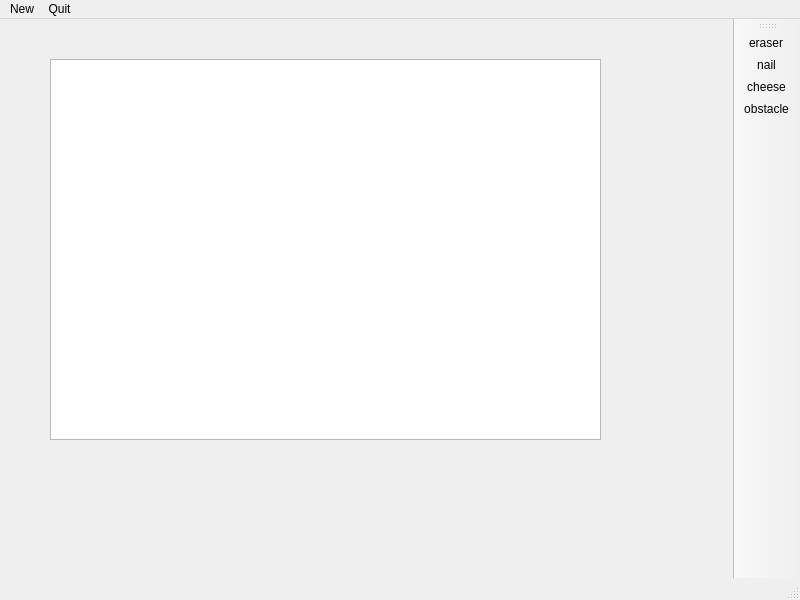
<?xml version="1.0" encoding="UTF-8"?>
<ui version="4.0">
 <class>MainWindow</class>
 <widget class="QMainWindow" name="MainWindow">
  <property name="geometry">
   <rect>
    <x>0</x>
    <y>0</y>
    <width>800</width>
    <height>600</height>
   </rect>
  </property>
  <property name="sizePolicy">
   <sizepolicy hsizetype="Fixed" vsizetype="Fixed">
    <horstretch>0</horstretch>
    <verstretch>0</verstretch>
   </sizepolicy>
  </property>
  <property name="windowTitle">
   <string>Simulated Mice</string>
  </property>
  <widget class="QWidget" name="centralWidget">
   <widget class="QGraphicsView" name="graphicsView">
    <property name="geometry">
     <rect>
      <x>50</x>
      <y>40</y>
      <width>551</width>
      <height>381</height>
     </rect>
    </property>
    <property name="renderHints">
     <set>QPainter::Antialiasing|QPainter::TextAntialiasing</set>
    </property>
   </widget>
  </widget>
  <widget class="QMenuBar" name="menuBar">
   <property name="geometry">
    <rect>
     <x>0</x>
     <y>0</y>
     <width>800</width>
     <height>25</height>
    </rect>
   </property>
   <widget class="QMenu" name="menuSimulated_Mice">
    <property name="title">
     <string>New</string>
    </property>
   </widget>
   <widget class="QMenu" name="menuQuit">
    <property name="title">
     <string>Quit</string>
    </property>
   </widget>
   <addaction name="menuSimulated_Mice"/>
   <addaction name="menuQuit"/>
  </widget>
  <widget class="QToolBar" name="mainToolBar">
   <property name="movable">
    <bool>true</bool>
   </property>
   <property name="allowedAreas">
    <set>Qt::LeftToolBarArea|Qt::RightToolBarArea|Qt::TopToolBarArea</set>
   </property>
   <property name="floatable">
    <bool>true</bool>
   </property>
   <attribute name="toolBarArea">
    <enum>RightToolBarArea</enum>
   </attribute>
   <attribute name="toolBarBreak">
    <bool>false</bool>
   </attribute>
   <addaction name="actionEraser"/>
   <addaction name="actionNail"/>
   <addaction name="actionCheese"/>
   <addaction name="actionObstacle"/>
  </widget>
  <widget class="QStatusBar" name="statusBar"/>
  <action name="actionEraser">
   <property name="checkable">
    <bool>true</bool>
   </property>
   <property name="icon">
    <iconset resource="images.qrc">
     <normaloff>:/eraser.png</normaloff>:/eraser.png</iconset>
   </property>
   <property name="text">
    <string>eraser</string>
   </property>
   <property name="shortcut">
    <string>Ctrl+E</string>
   </property>
  </action>
  <action name="actionNail">
   <property name="checkable">
    <bool>true</bool>
   </property>
   <property name="icon">
    <iconset resource="images.qrc">
     <normaloff>:/nail.png</normaloff>
     <normalon>../../nail.png</normalon>:/nail.png</iconset>
   </property>
   <property name="text">
    <string>nail</string>
   </property>
  </action>
  <action name="actionCheese">
   <property name="checkable">
    <bool>true</bool>
   </property>
   <property name="icon">
    <iconset resource="images.qrc">
     <normaloff>:/cheese.png</normaloff>:/cheese.png</iconset>
   </property>
   <property name="text">
    <string>cheese</string>
   </property>
  </action>
  <action name="actionObstacle">
   <property name="checkable">
    <bool>true</bool>
   </property>
   <property name="icon">
    <iconset resource="images.qrc">
     <normaloff>:/obstacle.png</normaloff>:/obstacle.png</iconset>
   </property>
   <property name="text">
    <string>obstacle</string>
   </property>
  </action>
 </widget>
 <layoutdefault spacing="6" margin="11"/>
 <resources>
  <include location="images.qrc"/>
 </resources>
 <connections/>
</ui>
